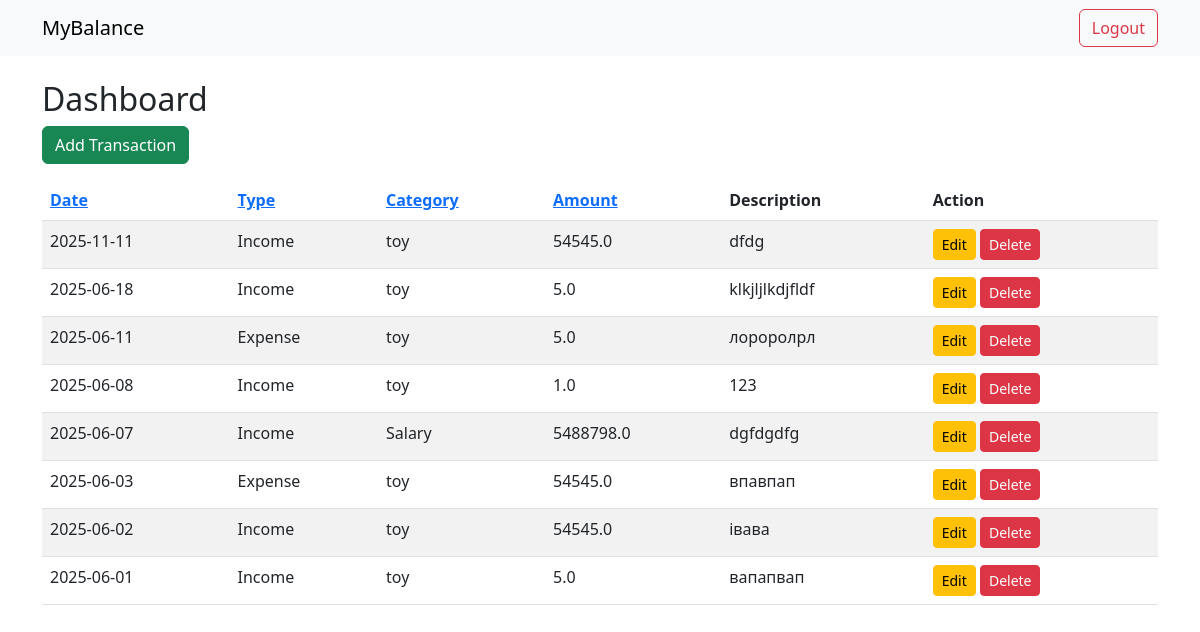
The page /dashboard (signed in) on the database as committed earlier.
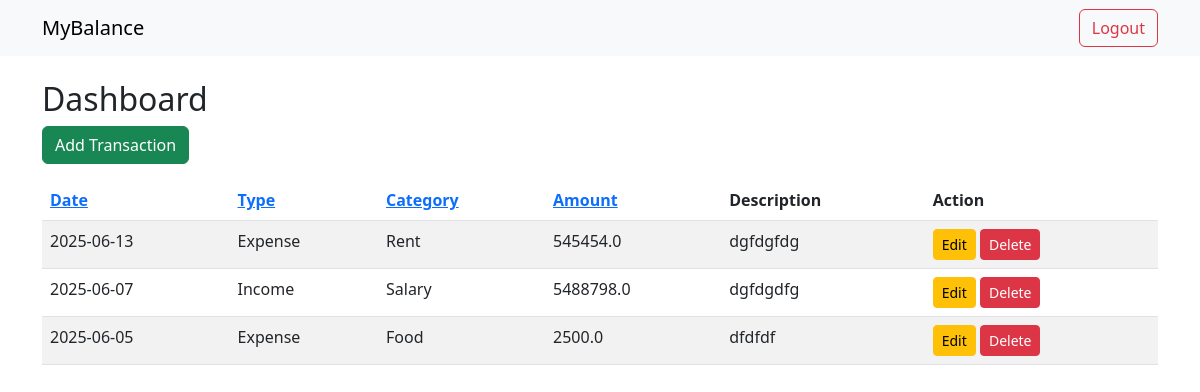
The same page on the database as committed later.
### tables this page shows
CREATE TABLE transactions (
              id INTEGER PRIMARY KEY AUTOINCREMENT,
              user_id INTEGER,
              date TEXT,
              type TEXT,
              category TEXT,
              amount REAL,
              description TEXT,
              FOREIGN KEY(user_id) REFERENCES users(id)
              );

### app.py (the view)
@app.route('/dashboard')
def dashboard():
        if 'user_id' not in session:
            return redirect(url_for('login'))
        sort_by=request.args.get('sort_by','date')
        order=request.args.get('order','desc')
        if sort_by not in ['date','type','amount']:
             sort_by='date'
        if order not in ['asc', 'desc']:
             order='desc'
        conn=get_db_conn()
        c=conn.cursor()
        query= f'''
            SELECT id, date, type, category, amount, description
            FROM transactions
            WHERE user_id=?
            ORDER BY {sort_by} {order}
        '''
        c.execute(query,(session['user_id'],) )
        transactions=c.fetchall()
        conn.close()
        return render_template('dashboard.html', transactions=transactions, sort_by=sort_by, order=order)

### app.py (called while the page is built)
def get_db_conn():
     conn=sqlite3.connect(DATABASE)
     conn.row_factory=sqlite3.Row
     return conn

### templates/dashboard.html (shortened to what this page needs)
{% extends 'base.html' %}
{% block content %}
<h2>Dashboard</h2>
<a href="{{ url_for('add') }}" class="btn btn-success mb-3">Add Transaction</a>
<table class="table table-striped">
    <thead>
        <tr>
            <th><a href="{{ url_for('dashboard',sort_by='date', order='asc' if sort_by!='date' or order=='desc' else 'desc' ) }}">Date</a></th>
            <th><a href="{{ url_for('dashboard', sort_by='type', order='asc' if sort_by!='type' or order=='desc' else 'desc')}}">Type</a></th>
            <th><a href="{{ url_for ('dashboard', sort_by='category', order='asc' if sort_by!='category' or order=='desc' else 'desc')}}">Category</a></th>
            <th><a href ="{{ url_for('dashboard', sort_by='amoumt', order='asc' if sort_by!='amount' or order=='desc' else 'desc')}}">Amount</a></th>
            <th>Description</th>
            <th>Action</th>
        </tr>
    </thead>
    <tbody>
        {% for t in transactions %}
        <tr>
            <td>{{ t['date'] }}</td>
            <td>{{ t['type'] }}</td>
            <td>{{ t['category'] }}</td>
            <td>{{ t['amount'] }}</td>
            <td>{{ t['description'] }}</td>
            <td >
                <a href="{{url_for('amend', id=t['id'])}}" class="btn btn-sm btn-warning">Edit</a>
                <a href="{{ url_for('confirm_delete', id=t['id'])}}" class="btn btn-sm btn-danger">Delete</a>
            </td>
        </tr>
        {% endfor %}
    </tbody>
</table>
{% endblock %}

### templates/base.html (shortened to what this page needs)
<!doctype html>
<html lang="en">
<head>
    <link href="https://cdn.jsdelivr.net/npm/bootstrap@5.3.0/dist/css/bootstrap.min.css" rel="stylesheet">
</head>
<body>
<nav class="navbar navbar-expand-lg navbar-light bg-light mb-4">
    <div class="container">
        <a class="navbar-brand" href="{{ url_for('home') }}">MyBalance</a>
        <div>
            {% if 'user_id' in session %}
                <a class="btn btn-outline-danger" href="{{ url_for('logout') }}">Logout</a>
            {% else %}
                <a class="btn btn-outline-primary" href="{{ url_for('login') }}">Login</a>
                <a class="btn btn-outline-success" href="{{ url_for('register') }}">Register</a>
            {% endif %}
        </div>
    </div>
</nav>
<div class="container">
    {% block content %}{% endblock %}
</div>
</body>
</html>

Rows that differ between the two databases and show on the page:
removed transactions: date "2025-11-11", type "Income", category "toy", amount "54545.0", description "dfdg"
removed transactions: date "2025-06-18", type "Income", category "toy", amount "5.0", description "klkjljlkdjfldf"
removed transactions: date "2025-06-11", type "Expense", category "toy", amount "5.0", description "лороролрл"
removed transactions: date "2025-06-08", type "Income", category "toy", amount "1.0", description "123"
removed transactions: date "2025-06-03", type "Expense", category "toy", amount "54545.0", description "впавпап"
removed transactions: date "2025-06-02", type "Income", category "toy", amount "54545.0", description "івава"
removed transactions: date "2025-06-01", type "Income", category "toy", amount "5.0", description "вапапвап"
added transactions: date "2025-06-13", type "Expense", category "Rent", amount "545454.0", description "dgfdgfdg"
added transactions: date "2025-06-05", type "Expense", category "Food", amount "2500.0", description "dfdfdf"
